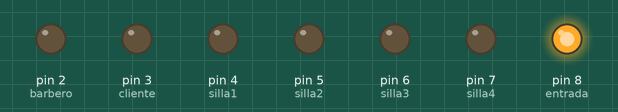
The sketch below on a simulated Arduino Uno, built with avr-gcc and run on an emulated ATmega328P. On the bench: output pins drawn as LEDs (lit = HIGH). What the sketch prints to the serial monitor is not drawn.

Above: at 0.1 s.
At 2.8 s:
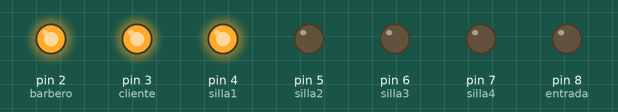
At 8.9 s:
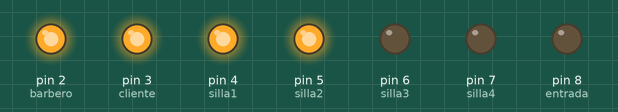
At 15.0 s:
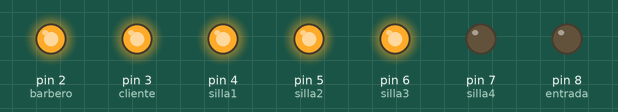
At 21.1 s:
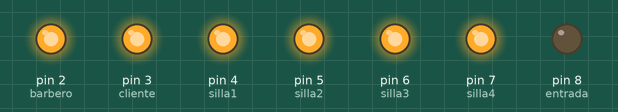
At 27.8 s:
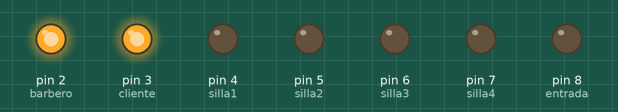
Timing chart, 0 to 40.0 s (numbered marks = the images above):
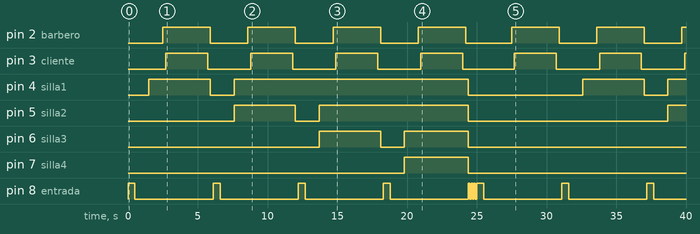

Measured:
- by itself, pin 2 (barbero): LOW → HIGH at 2.5 s, → LOW 3.4 s later, → HIGH 2.7 s later, → LOW 3.4 s later, … (13 changes in this stretch)
- by itself, pin 3 (cliente): LOW → HIGH at 2.7 s, → LOW 3.0 s later, → HIGH 3.1 s later, → LOW 3.0 s later, … (13 changes in this stretch)
- by itself, pin 4 (silla1): goes HIGH 4.4 s, LOW 1.7 s, HIGH 16.8 s, LOW 8.2 s, HIGH 4.4 s, LOW 1.7 s, then HIGH
- by itself, pin 5 (silla2): goes HIGH 4.4 s, LOW 1.7 s, HIGH 10.7 s, LOW 14.3 s, then HIGH
- by itself, pin 6 (silla3): LOW → HIGH at 13.7 s, → LOW 4.4 s later, → HIGH 1.7 s later, → LOW 4.6 s later, … (4 changes in this stretch)
- by itself, pin 7 (silla4): LOW → HIGH at 19.8 s, → LOW 4.6 s later
- by itself, pin 8 (entrada): LOW → HIGH at 0.00 s, → LOW 0.50 s later, → HIGH 5.6 s later, → LOW 0.50 s later, … (20 changes in this stretch)

The sketch:

Barbero.ino
```cpp
#define barbero 2 // Pin del LED del asiento del barbero
#define cliente 3 // Pin del LED del asiento del cliente con el barbero
#define silla1 4  // Pin del LED del asiento del espera 1
#define silla2 5  // Pin del LED del asiento del espera 2
#define silla3 6  // Pin del LED del asiento del espera 3
#define silla4 7  // Pin del LED del asiento del espera 4
#define entrada 8 // Pin del LED de la entrada

int custReady = 0;      // Cantidad de clientes listos para ser atendidos
int access = 1;         // Variable de acceso a recursos compartidos
int noOfSeats = 4;      // Cantidad de asientos disponibles en la sala de esperA
int come = 1;           // Variable para indicar si un cliente quiere ingresar

void setup() {
   Serial.begin(9600);
   pinMode(barbero,OUTPUT);
   pinMode(silla1, OUTPUT);
   pinMode(silla2, OUTPUT);
   pinMode(silla3, OUTPUT);
   pinMode(silla4, OUTPUT);
   pinMode(entrada, OUTPUT);
   pinMode(cliente, OUTPUT);

  // Inicialmente, todos los LEDs están apagados

  digitalWrite(barbero , LOW);
  digitalWrite(silla1 , LOW);
  digitalWrite(silla2 , LOW);
  digitalWrite(silla3 , LOW);
  digitalWrite(silla4, LOW);
  digitalWrite(entrada, LOW);
  digitalWrite(cliente, LOW);

}

void loop() {

if (come == 1) {

    if (noOfSeats > 0  ) {
      Serial.print(noOfSeats);
      enterWaitingRoom();
      delay(1000);
      signal1();
      updateWaitingRoomLED();
      delay(1000);
      startCutting();
      delay(3000);
      finishCutting();
      signal2();
      SeatsFree();
      delay(200);
    } if(noOfSeats==0) {
      noSpace();
      Serial.print("entro");
      noOfSeats=5;
      Serial.print(noOfSeats);
    }
  }

}

void enterWaitingRoom() {
  digitalWrite(entrada, HIGH);
  delay(500);
  digitalWrite(entrada, LOW);
  noOfSeats--;


}

void signal1() {
  custReady++;
  custReady = custReady % 5;
}

void updateWaitingRoomLED() {
   if(custReady==1){
    digitalWrite(silla1, HIGH);
    digitalWrite(silla2, LOW);
    digitalWrite(silla3, LOW);
    digitalWrite(silla4, LOW);
  }if(custReady==2){

    digitalWrite(silla1, HIGH);
    digitalWrite(silla2, HIGH);
    digitalWrite(silla3, LOW);
    digitalWrite(silla4, LOW);
  }
  if(custReady==3){

    digitalWrite(silla1, HIGH);
    digitalWrite(silla2, HIGH);
    digitalWrite(silla3, HIGH);
    digitalWrite(silla4, LOW);
  }
  if(custReady==4){

    digitalWrite(silla1, HIGH);
    digitalWrite(silla2, HIGH);
    digitalWrite(silla3, HIGH);
    digitalWrite(silla4, HIGH);
  }
}

void startCutting() {
  digitalWrite(barbero, HIGH);
  delay(200);
  digitalWrite(cliente, HIGH);
}

void finishCutting() {
  digitalWrite(cliente, LOW);
    delay(200);
  digitalWrite(barbero, LOW);
}

void signal2() {
  access++;
  access = access % 2;
}

void SeatsFree(){

   if(custReady==1){
    digitalWrite(silla1, LOW);
    digitalWrite(silla2, LOW);
    digitalWrite(silla3, LOW);
    digitalWrite(silla4, LOW);
  }if(custReady==2){

    digitalWrite(silla1, HIGH);
    digitalWrite(silla2, LOW);
    digitalWrite(silla3, LOW);
    digitalWrite(silla4, LOW);
  }
  if(custReady==3){

    digitalWrite(silla1, HIGH);
    digitalWrite(silla2, HIGH);
    digitalWrite(silla3, LOW);
    digitalWrite(silla4, LOW);
  }
  if(custReady==4){

    digitalWrite(silla1, HIGH);
    digitalWrite(silla2, HIGH);
    digitalWrite(silla3, HIGH);
    digitalWrite(silla4, HIGH);
  }

  }

void noSpace() {

  digitalWrite(silla1, LOW);
  digitalWrite(silla2, LOW);
  digitalWrite(silla3, LOW);
  digitalWrite(silla4, LOW);
  digitalWrite(entrada, HIGH);
  delay(100);
  digitalWrite(entrada, LOW);
  delay(100);
  digitalWrite(entrada, HIGH);
  delay(100);
  digitalWrite(entrada, LOW);
  delay(100);
  digitalWrite(entrada, HIGH);
  delay(100);
  digitalWrite(entrada, LOW);
  delay(100);

}
```
